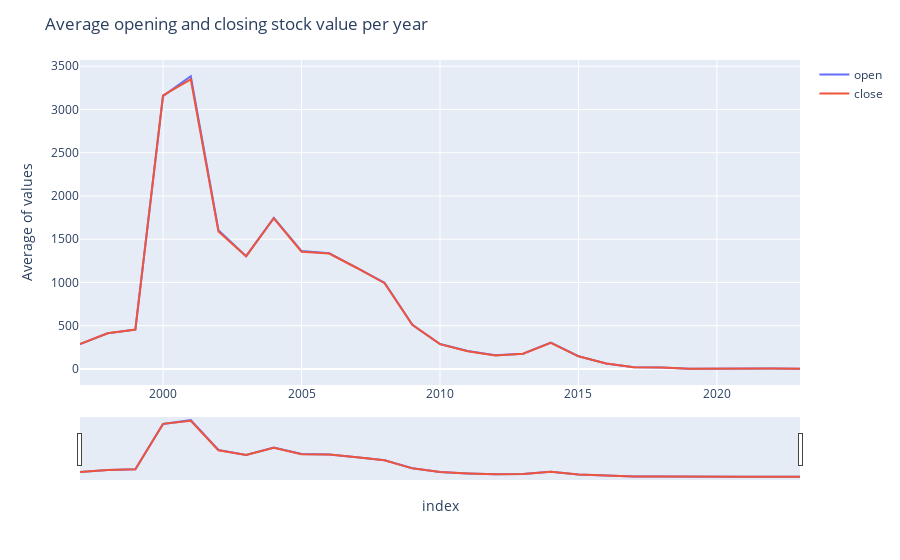

Here is the notebook cell this chart was saved with:
### Markdown cell above
Use calendar year begin.

### Code cell
df_clean_yearly = df_clean.resample('AS').mean()

# add lines for each column
fig = px.line(df_clean_yearly, 
              x=df_clean_yearly.index, 
              y=df_clean_yearly[['open','close']].columns)

# axis labels and title
fig.update_layout(
    yaxis_title="Average of values", 
    legend_title="", 
    title="Average opening and closing stock value per year"
)

# activate slider
fig.update_xaxes(rangeslider_visible=True)

fig.show()

### Figure 1 — Plotly figure (JSON) as saved in the notebook; plotly's stock layout.template omitted (floating-point values rounded to 4 significant figures)
{"data": [{"hovertemplate": "variable=open<br>index=%{x}<br>value=%{y}<extra></extra>", "legendgroup": "open", "line": {"color": "#636efa", "dash": "solid"}, "marker": {"symbol": "circle"}, "mode": "lines", "name": "open", "orientation": "v", "showlegend": true, "type": "scatter", "x": ["1997-01-01T00:00:00", "1998-01-01T00:00:00", "1999-01-01T00:00:00", "2000-01-01T00:00:00", "2001-01-01T00:00:00", "2002-01-01T00:00:00", "2003-01-01T00:00:00", "2004-01-01T00:00:00", "2005-01-01T00:00:00", "2006-01-01T00:00:00", "2007-01-01T00:00:00", "2008-01-01T00:00:00", "2009-01-01T00:00:00", "2010-01-01T00:00:00", "2011-01-01T00:00:00", "2012-01-01T00:00:00", "2013-01-01T00:00:00", "2014-01-01T00:00:00", "2015-01-01T00:00:00", "2016-01-01T00:00:00", "2017-01-01T00:00:00", "2018-01-01T00:00:00", "2019-01-01T00:00:00", "2020-01-01T00:00:00", "2021-01-01T00:00:00", "2022-01-01T00:00:00", "2023-01-01T00:00:00"], "xaxis": "x", "y": [287.6, 412.5, 453.8, 3154.0, 3384.0, 1604.0, 1304.0, 1747.0, 1363.0, 1338.0, 1169.0, 996.5, 510.1, 288.7, 206.6, 157.4, 176.2, 303.6, 147.0, 62.35, 18.82, 16.83, 2.164, 3.041, 10.53, 4.169, 2.69], "yaxis": "y"}, {"hovertemplate": "variable=close<br>index=%{x}<br>value=%{y}<extra></extra>", "legendgroup": "close", "line": {"color": "#EF553B", "dash": "solid"}, "marker": {"symbol": "circle"}, "mode": "lines", "name": "close", "orientation": "v", "showlegend": true, "type": "scatter", "x": ["1997-01-01T00:00:00", "1998-01-01T00:00:00", "1999-01-01T00:00:00", "2000-01-01T00:00:00", "2001-01-01T00:00:00", "2002-01-01T00:00:00", "2003-01-01T00:00:00", "2004-01-01T00:00:00", "2005-01-01T00:00:00", "2006-01-01T00:00:00", "2007-01-01T00:00:00", "2008-01-01T00:00:00", "2009-01-01T00:00:00", "2010-01-01T00:00:00", "2011-01-01T00:00:00", "2012-01-01T00:00:00", "2013-01-01T00:00:00", "2014-01-01T00:00:00", "2015-01-01T00:00:00", "2016-01-01T00:00:00", "2017-01-01T00:00:00", "2018-01-01T00:00:00", "2019-01-01T00:00:00", "2020-01-01T00:00:00", "2021-01-01T00:00:00", "2022-01-01T00:00:00", "2023-01-01T00:00:00"], "xaxis": "x", "y": [288.2, 412.3, 455.5, 3162.0, 3349.0, 1590.0, 1303.0, 1742.0, 1356.0, 1334.0, 1167.0, 991.3, 509.1, 286.5, 204.5, 156.7, 175.6, 302.2, 146.0, 62.12, 18.67, 16.71, 2.12, 3.059, 10.49, 4.164, 2.678], "yaxis": "y"}], "layout": {"legend": {"title": {"text": ""}, "tracegroupgap": 0}, "margin": {"t": 60}, "title": {"text": "Average opening and closing stock value per year"}, "xaxis": {"anchor": "y", "domain": [0, 1], "rangeslider": {"visible": true}, "title": {"text": "index"}}, "yaxis": {"anchor": "x", "domain": [0, 1], "title": {"text": "Average of values"}}}}
